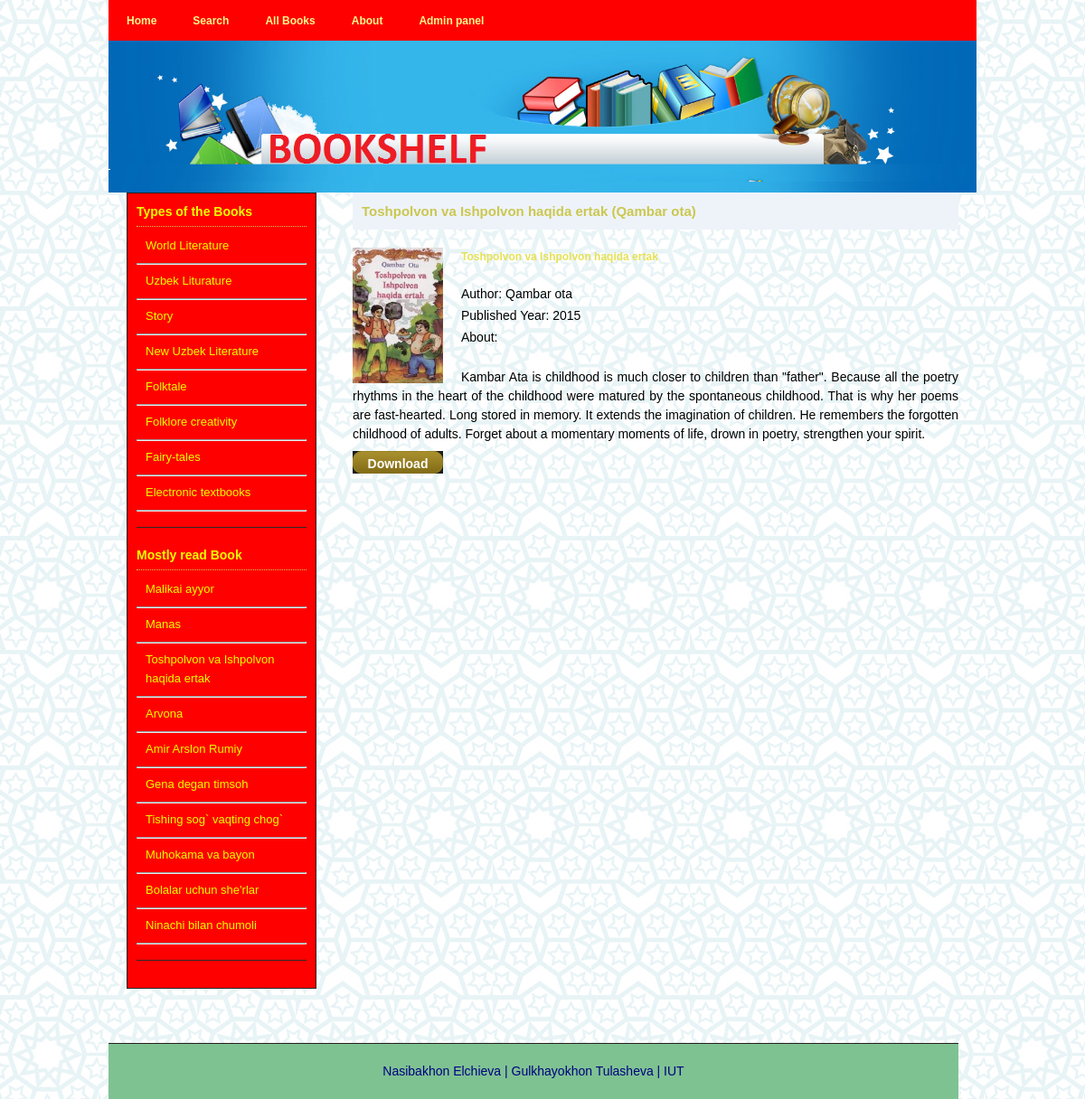
The page /view.php?id=777 on the database its author committed.
### tables this page shows
CREATE TABLE IF NOT EXISTS `bolimlar` (
  `id` int(11) NOT NULL AUTO_INCREMENT,
  `name` varchar(30) NOT NULL,
  PRIMARY KEY (`id`)
);

CREATE TABLE IF NOT EXISTS `kitoblar` (
  `id` int(11) NOT NULL AUTO_INCREMENT,
  `url` varchar(100) NOT NULL,
  `nomi` varchar(200) NOT NULL,
  `mualif` varchar(100) NOT NULL,
  `short` varchar(300) NOT NULL,
  `text` text NOT NULL,
  `img` varchar(100) NOT NULL,
  `yil` int(11) NOT NULL,
  `b_id` int(11) NOT NULL,
  `read` int(11) DEFAULT NULL,
  PRIMARY KEY (`id`)
);

### inc/tepa.php (the view, shortened to what this page needs)
<!DOCTYPE html PUBLIC "-//W3C//DTD XHTML 1.0 Transitional//EN" "http://www.w3.org/TR/xhtml1/DTD/xhtml1-transitional.dtd">
<html xmlns="http://www.w3.org/1999/xhtml">
<head>
<link href="templatemo_style.css" rel="stylesheet" type="text/css" />
<link href="style.css" rel="stylesheet" type="text/css" />
</head>
<body>
<div id="templatemo_container">
	<div id="templatemo_menu">
    	<ul>
            <li><a href="index.php" class="current">Home</a></li>
            <li><a href="izlash.php" class="current">Search</a></li>
            <li><a href="all.php" class="current">All Books</a></li>
            <li><a href="about.php" class="current"> About</a></li>
			<li><a href="admin.php" class="current"> Admin panel</a></li>
    	</ul>
    </div>
   <div id="templatemo_k">
		<img src="images/bg2.png" width="100%">
    </div>
    <div id="templatemo_content" >
        <div id="templatemo_content_left">
        	<div class="templatemo_content_left_section">
			            	<h1>Types of the Books</h1>
                <ul>
			<?php
			$que = 'select * from bolimlar order by `name` DESC';
            $result = mysqli_query($con, $que);
			while($row=mysqli_fetch_array($result)){
                    echo '<li><a href="bolimlar.php?id='.$row['id'].'">'.$row['name'].'</a></li><hr>';
                  }
				?>
				            	</ul>
            </div>
			<div class="templatemo_content_left_section">
            	<h1>Mostly read Book</h1>
                <ul>			<?php
			$que = 'select * from kitoblar order by `read` DESC';
            $result = mysqli_query($con, $que);
			while($row=mysqli_fetch_array($result)){
                    echo '<li><a href="view.php?id='.$row['id'].'">'.$row['nomi'].'</a></li><hr>';
                  }
				?>
    	</ul>
            </div>
        </div>

### view.php (shortened to what this page needs)
<?php
      include 'inc/db.php';
       include 'inc/tepa.php';
      $id=isset($_GET['id'])?(int) $_GET['id']:0;
	  $que = 'select * from `kitoblar` where `id`='.$id;
      $result = mysqli_query($con, $que);
	  $row=mysqli_fetch_array($result);
?>
        <div id="templatemo_content_right">
        	<?php
            echo '<h1>'.$row['nomi'].' <span>('.$row['mualif'].')</span></h1>
            <div class="image_panel"><img src="screen/'.$row['img'].'" alt="'.$row['nomi'].'" width="100" height="150" /></div>
          <h2>'.$row['nomi'].'</h2>
            <ul>
	            <li>Author: '.$row['mualif'].'</li>
            	<li>Published Year: '.$row['yil'].'</li>
				<li>About:</li>
             </ul>
            <p>'.$row['text'].'</p>
			<div class="buy_now_button"><a href="kitoblar/'.$row['url'].'">Download</a></div>
             <div class="cleaner_with_height">&nbsp;</div>';
            ?>
        </div>
    	<div class="cleaner_with_height">&nbsp;</div>
 <?php include 'inc/past.php'; ?>

### templatemo_style.css (style rules this page uses)
body { margin: 0; padding: 0; line-height: 1.5em; font-family: Verdana, Arial, san-serif; font-size: 14px; color: black; }
a:link, a:visited { color: #e6e154; text-decoration: none; font-weight: bold; }
p { margin: 0px; padding: 0px; }
img { margin: 0px; padding: 0px; border: none; }
.cleaner_with_height { clear: both; width: 100%; height: 30px; font-size: 1px; }
.buy_now_button a { clear: both; text-align: center; display: block; width: 100px; padding: 4px 0 5px 0; margin-bottom: 10px; background: url(images/templatemo_btn_02.jpg) no-repeat; color: #FFFFFF; font-weight: bold; text-decoration: none; }
#templatemo_container { width: 960px; margin: 0 auto; padding: 0 10px; background: ; }
#templatemo_menu { clear: both; width: 960px; height: 45px; background: red; }
#templatemo_menu ul { padding: 13px 0 0 0; margin: 0; list-style: none; }
#templatemo_menu ul li { display: inline; }
#templatemo_menu ul li a { float: left; padding: 0 20px; font-size: 12px; font-weight: bold; text-align: center; text-decoration: none; color: blue; }
#templatemo_menu li a:hover, #templatemo_menu li .current { color: #fcf88e; }
#templatemo_content { clear: both; width: 920px; padding: 0 20px; }
#templatemo_content #templatemo_content_left { font-size: 13px; float: left; width: 188px; padding: 10px; background-color: red; border: 1px solid #212120; }
#templatemo_content #templatemo_content_right { float: right; width: 670px; }
#templatemo_content_left .templatemo_content_left_section { clear: both; padding-bottom: 10px; border-bottom: 1px solid #2b2b2a; margin-bottom: 20px; }
.templatemo_content_left_section h1 { font-size: 14px; color:#edff00; padding: 0 0 5px 0; margin: 0 0 10px 0; border-bottom: 1px dotted #cbc750; }
.templatemo_content_left_section ul { padding: 0; margin: 0; }
.templatemo_content_left_section ul li { padding: 0 0 3px 10px; list-style: none; }
.templatemo_content_left_section ul li a { font-weight: normal; text-decoration: none; color:#edff00; }
#templatemo_content_right h1 { padding: 10px; margin: 0 0 20px 0; font-size: 15px; color: #cbc750; background: url(images/templatemo_h1_bg.jpg); }
#templatemo_content_right h2 { padding: 0 0 0 0; margin: 0 0 20px 0; font-size: 12px; color: #e6e154; }
#templatemo_content_right ul { margin: 0 0 20px 0; padding: 0 0 0 20px; list-style: none; }
#templatemo_content_right li { padding: 0 0 3px 0; }
#templatemo_content_right .image_panel { float: left; width: 100px; margin-right: 20px; }
#templatemo_content_right p { text-align: justify; padding: 0 0 8px 0; }

### style.css (style rules this page uses)
body { margin: 0; padding: 0; line-height: 1.5em; font-family: Verdana, Arial, san-serif; font-size: 14px; color: black; background:url(images/bg00.PNG) }

### rows shown on the page
bolimlar: name "World Literature"
bolimlar: name "Uzbek Liturature"
bolimlar: name "Story"
bolimlar: name "New Uzbek Literature"
bolimlar: name "Folktale"
bolimlar: name "Folklore creativity"
bolimlar: name "Fairy-tales"
bolimlar: name "Electronic textbooks"
kitoblar: nomi "Malikai ayyor"
kitoblar: nomi "Manas"
kitoblar: nomi "Toshpolvon va Ishpolvon haqida ertak", mualif "Qambar ota", img (picture), yil "2015", text "Kambar Ata is childhood is much closer to children than \"father\". Because all the poetry rhythms in the heart of the childhood were matured by the spontaneous childhood. That is why her poems are fast-hearted. Long stored in memory. It extends the imagination of children. He remembers the forgotten childhood of adults. Forget about a momentary moments of life, drown in poetry, strengthen your spirit."
kitoblar: nomi "Arvona"
kitoblar: nomi "Amir Arslon Rumiy"
kitoblar: nomi "Gena degan timsoh"
kitoblar: nomi "Tishing sog` vaqting chog`"
kitoblar: nomi "Muhokama va bayon"
kitoblar: nomi "Bolalar uchun she'rlar"
kitoblar: nomi "Ninachi bilan chumoli"
